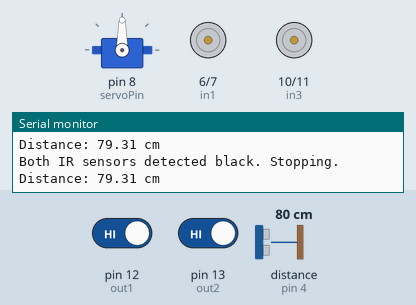
Simulated run of this sketch. Board: Arduino Uno, built with avr-gcc and run on an emulated ATmega328P. On the bench: servo, motor-driver pin pairs drawn as motors (green arrow = first pin HIGH = forward, orange = second pin HIGH = backward, longer = more drive, scaled by the enable pin), the last lines printed to the serial monitor. Wiring (inferred from the names in the program): ultrasonic range finder: trigger pin 3; echo pin 4. The inputs (shaded band) are chosen by the test bench; at power-on: distance to the obstacle (sensor on pin 4) 80 cm, pin 12 (out1) HIGH, pin 13 (out2) HIGH. The echo pulse lasts 58.3 µs per cm.

Above: at 1.2 s.
1.3 s: distance to the obstacle (sensor on pin 4) set to 23 cm
4.3 s: distance to the obstacle (sensor on pin 4) set to 18 cm
At 5.2 s:
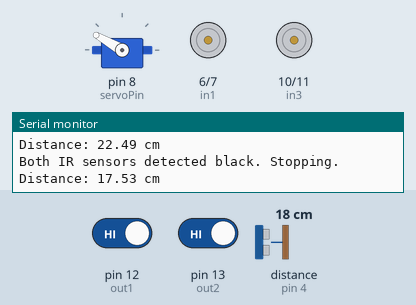
7.3 s: distance to the obstacle (sensor on pin 4) set to 35 cm
At 9.1 s:
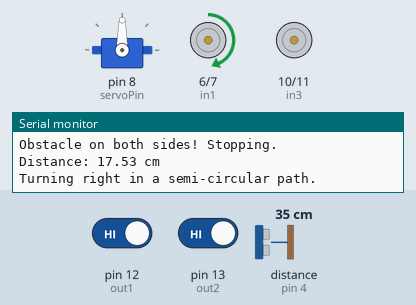
10.3 s: pin 12 (out1) driven LOW
12.8 s: pin 13 (out2) driven LOW
At 13.1 s:
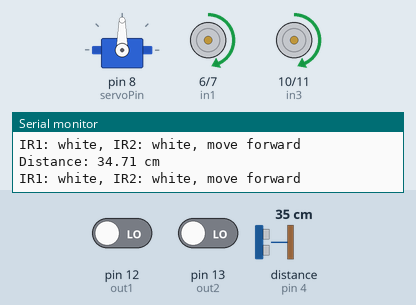
14.4 s: pin 12 (out1) driven HIGH
At 15.3 s:
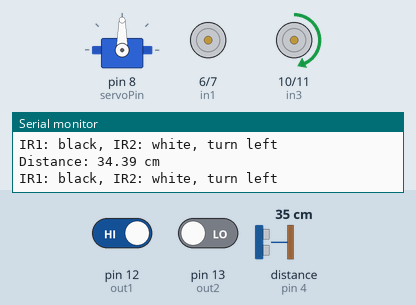
Timing chart, 0 to 17.0 s (numbered marks = the images above; inputs shaded):
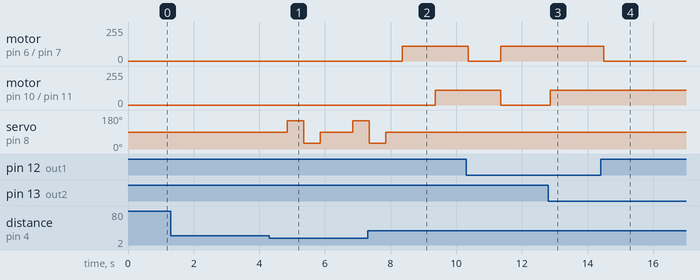

The sketch:

Line_following_robot.ino
```cpp
#include <Servo.h>

// Motor control pins
int ena = 5;
int enb = 9;
int in1 = 6, in2 = 7, in3 = 10, in4 = 11;

// IR sensors
int out1 = 12, out2 = 13;

// Ultrasonic sensor
int trigPin = 3, echoPin = 4;

// Servo motor
int servoPin = 8;
Servo myServo;

// Speed settings
int speedright = 112;
int speedleft = 112;

float duration, distanceCM;

void setup() {
  pinMode(out1, INPUT);
  pinMode(out2, INPUT);

  pinMode(ena, OUTPUT);
  pinMode(enb, OUTPUT);
  pinMode(in1, OUTPUT);
  pinMode(in2, OUTPUT);
  pinMode(in3, OUTPUT);
  pinMode(in4, OUTPUT);

  pinMode(trigPin, OUTPUT);
  pinMode(echoPin, INPUT);

  myServo.attach(servoPin);
  myServo.write(90); // Start servo at center position

  Serial.begin(9600);
}

// Function to measure distance using ultrasonic sensor
float getDistance() {
  digitalWrite(trigPin, LOW);
  delayMicroseconds(2);
  digitalWrite(trigPin, HIGH);
  delayMicroseconds(10);
  digitalWrite(trigPin, LOW);

  duration = pulseIn(echoPin, HIGH);
  return (duration * 0.034) / 2;
}

// Function to stop the motors
void stopMotors() {
  digitalWrite(in1, LOW);
  digitalWrite(in2, LOW);
  digitalWrite(in3, LOW);
  digitalWrite(in4, LOW);
  analogWrite(ena, 0);
  analogWrite(enb, 0);
}

// Function to move forward
void moveForward() {
  digitalWrite(in1, HIGH);
  digitalWrite(in2, LOW);
  analogWrite(ena, speedright);
  digitalWrite(in3, HIGH);
  digitalWrite(in4, LOW);
  analogWrite(enb, speedleft);
}

// Function to turn left
void turnLeft() {
  digitalWrite(in1, LOW);
  digitalWrite(in2, LOW);
  digitalWrite(in3, HIGH);
  digitalWrite(in4, LOW);
  analogWrite(ena, speedright);
  analogWrite(enb, speedleft);
}

// Function to turn right
void turnRight() {
  digitalWrite(in1, HIGH);
  digitalWrite(in2, LOW);
  digitalWrite(in3, LOW);
  digitalWrite(in4, LOW);
  analogWrite(ena, speedright);
  analogWrite(enb, speedleft);
}

// Function to avoid obstacle
void avoidObstacle() {
  stopMotors();
  delay(500);

  // Check left
  myServo.write(150);
  delay(500);
  float leftDistance = getDistance();

  // Check right
  myServo.write(30);
  delay(500);
  float rightDistance = getDistance();

  // Reset servo to center
  myServo.write(90);
  delay(500);

  if (leftDistance <= 20 && rightDistance <= 20) {
    Serial.println("Obstacle on both sides! Stopping.");
    stopMotors();
    return;
  } else if (rightDistance > 20) {
    Serial.println("Turning right in a semi-circular path.");
    turnRight();
    delay(1000);
    moveForward();
    delay(1000);
    turnLeft();
    delay(1000);
  } else {
    Serial.println("Turning left in a semi-circular path.");
    turnLeft();
    delay(1000);
    moveForward();
    delay(1000);
    turnRight();
    delay(1000);
  }
}

void loop() {
  distanceCM = getDistance();
  Serial.print("Distance: ");
  Serial.print(distanceCM);
  Serial.println(" cm");

  if (distanceCM <= 20) {
    avoidObstacle();
  } else {
    // Line Following Logic
    if (digitalRead(out1) == LOW && digitalRead(out2) == LOW) {
      Serial.println("IR1: white, IR2: white, move forward");
      moveForward();
    } else if (digitalRead(out1) == HIGH && digitalRead(out2) == LOW) {
      Serial.println("IR1: black, IR2: white, turn left");
      turnLeft();
    } else if (digitalRead(out1) == LOW && digitalRead(out2) == HIGH) {
      Serial.println("IR1: white, IR2: black, turn right");
      turnRight();
    } else {
      Serial.println("Both IR sensors detected black. Stopping.");
      stopMotors();
    }
  }
}
```

Measured:
- the behaviour switches between 21 and 20 cm on distance to the obstacle (sensor on pin 4) (found by bisection; images 0 and 1)
- after the input at 4.3 s, servo on pin 8 (servoPin): 90° → 150° after 0.55 s, → 30° 0.50 s later, → 90° 0.50 s later, → 150° 1.0 s later
- after the input at 7.3 s, motor on pin 6 (in1) / pin 7 (in2): stopped → forward 112/255 after 1.1 s; motor on pin 10 (in3) / pin 11 (in4): stopped → forward 112/255 after 2.1 s; servo on pin 8 (servoPin): goes on until 7.9 s, then stays 90°
- after the input at 12.8 s, motor on pin 10 (in3) / pin 11 (in4): stopped → forward 112/255 after 0.07 s
- after the input at 14.4 s, motor on pin 6 (in1) / pin 7 (in2): forward 112/255 → stopped after 0.10 s
